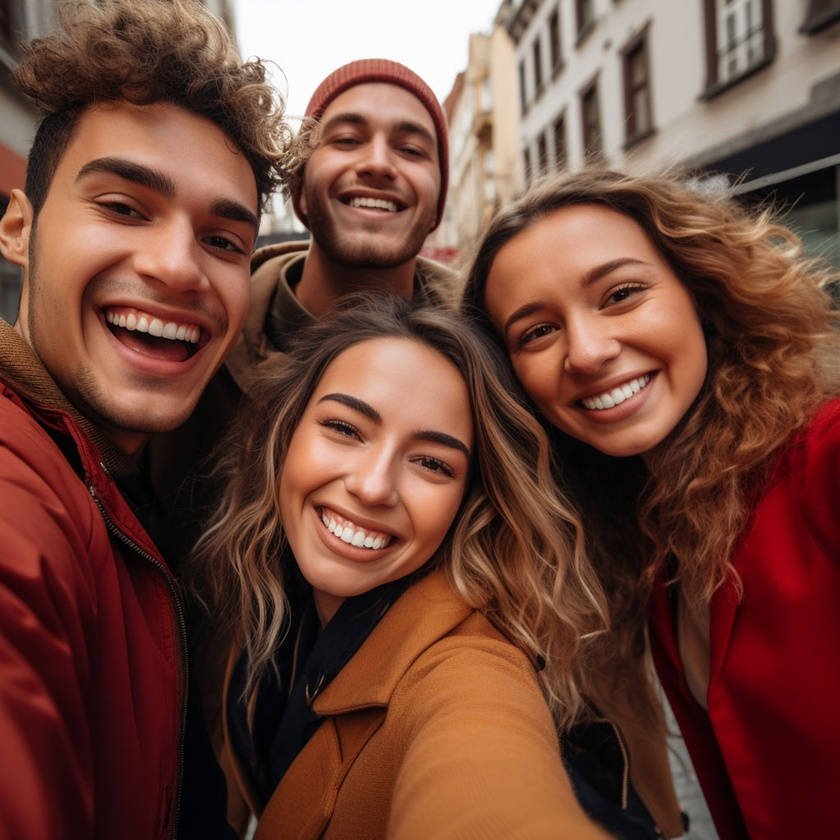
#> input picture MY Learning Folder HPE/sample images/multiple_faces.jpg, 840 x 840 px, shrunk from 1024 x 1024 before the run, found by its file name
$ python FaceDetectAnnotation.py
#> lines starting #> are read from the running program, lines starting #| are printed output that depends on the picture; after the words box and inside, x2 and y2 are one past the last pixel; in counts of white or black regions, pixels touching at a corner belong together
import cv2

img  = cv2.imread(r'multiple_faces.jpg',1)
#> img is the input picture: shape (840, 840, 3); mean B, G, R 57.9, 70.2, 111.6
gray_image = cv2.cvtColor(img, cv2.COLOR_BGR2GRAY)
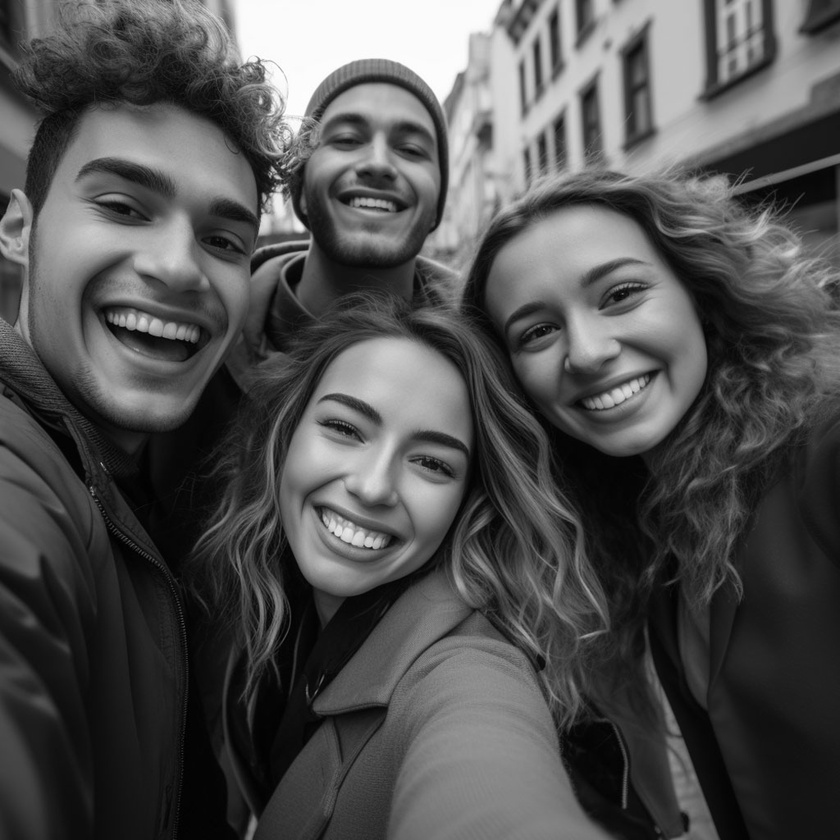
#> gray_image: shape (840, 840); min 0, max 255, mean 81.2
face_cascade = cv2.CascadeClassifier(cv2.data.haarcascades + 'haarcascade_frontalface_default.xml')
faces = face_cascade.detectMultiScale(gray_image, scaleFactor=1.1, minNeighbors=5, minSize=(30, 30))
#> faces = [[295, 75, 166, 166], [660, 434, 158, 158], [264, 349, 232, 232], [469, 212, 237, 237], [26, 102, 296, 296]]

for (x, y, w, h) in faces:
     cv2.rectangle(img, (x, y), (x + w, y + h), (0, 255, 0), 2)
#> this loop made 5 passes
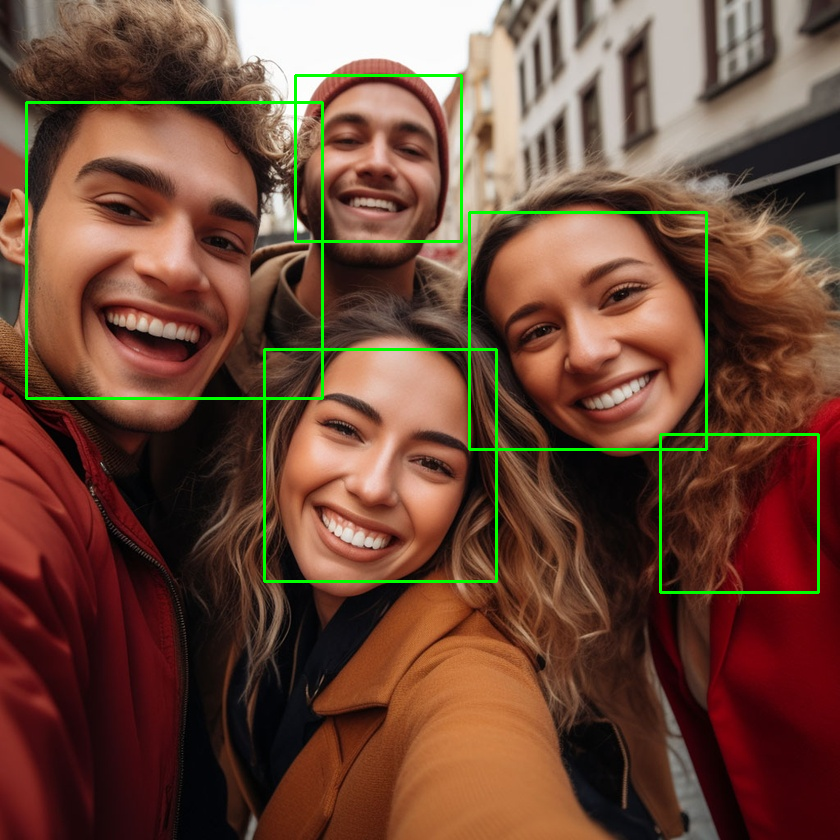
#> img: shape (840, 840, 3); 1.84% of pixels changed, all inside (x1, y1, x2, y2) = (25, 74, 820, 594)
cv2.imshow("Anotated face detection", img)
cv2.waitKey(0)
cv2.destroyAllWindows()

$ run again, with MY Learning Folder HPE/sample images/DAD.png saved as MY Learning Folder HPE/sample images/multiple_faces.jpg
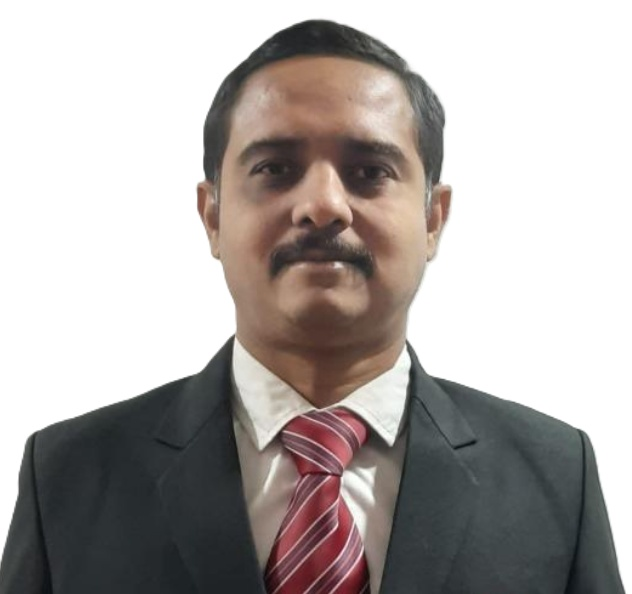
#> input picture MY Learning Folder HPE/sample images/DAD.png, 632 x 594 px, found by its file name
#> img is the input picture: shape (594, 632, 3); mean B, G, R 168.8, 171, 176.6
#> `gray_image = cv2.cvtColor(img, cv2.COLOR_BGR2GRAY)`:
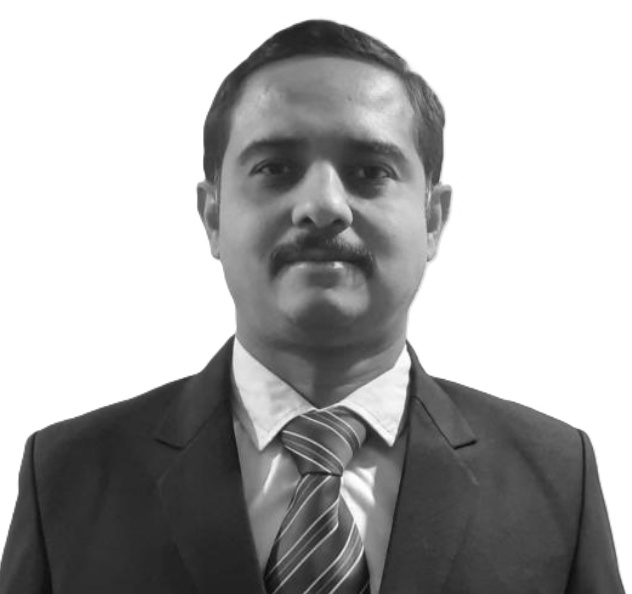
#> gray_image: shape (594, 632); min 9, max 255, mean 172.4
#> faces = [[219, 364, 215, 215], [191, 66, 258, 258]]
#> the loop `for (x, y, w, h) in faces:` made 2 passes
#> after the loop `for (x, y, w, h) in faces:`:
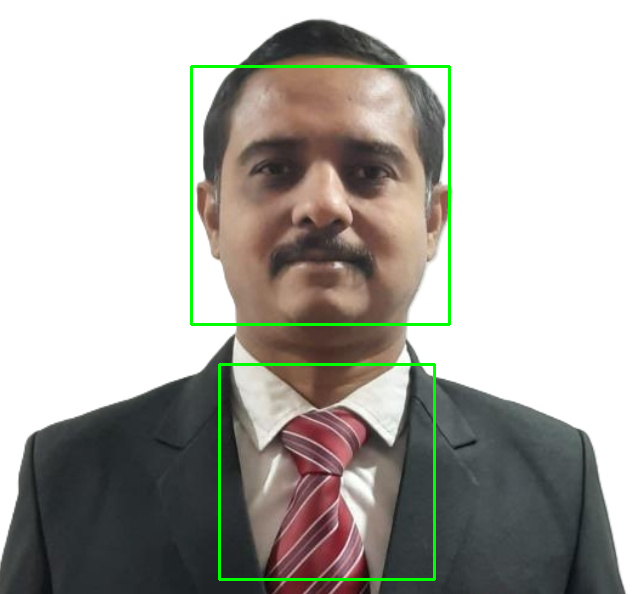
#> img: shape (594, 632, 3); 1.51% of pixels changed, all inside (x1, y1, x2, y2) = (190, 65, 451, 581)
